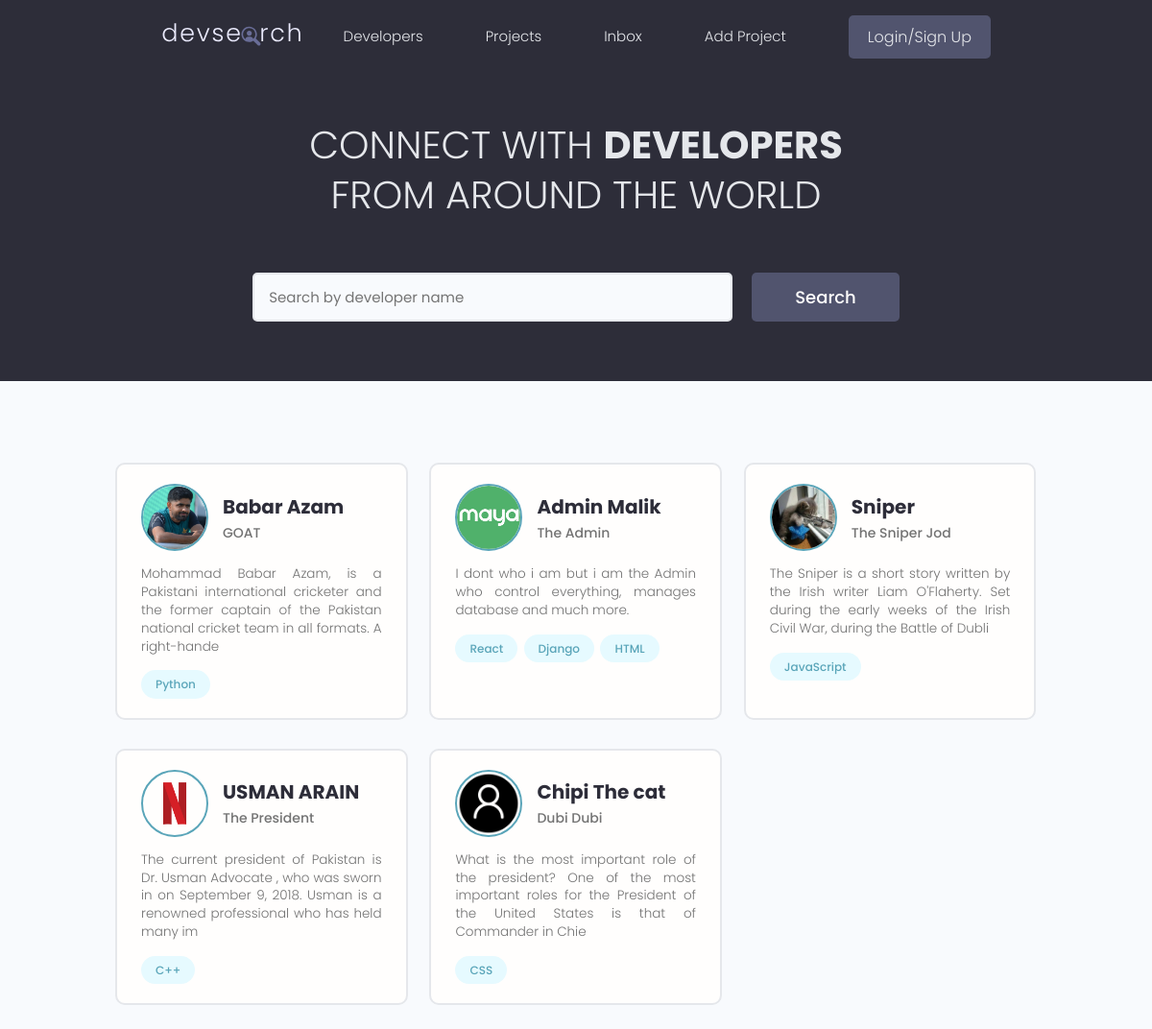
Before: / with the older database file.
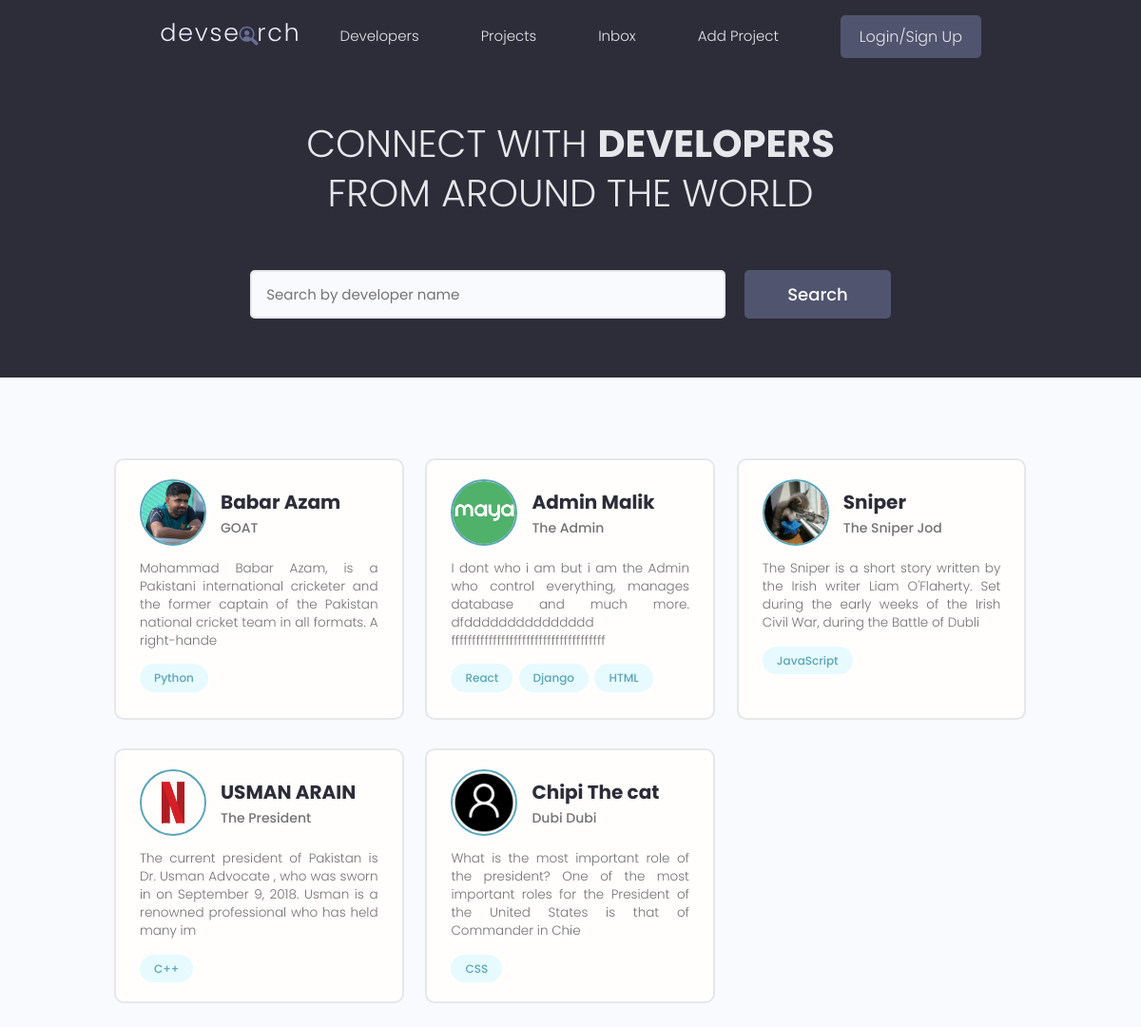
After: the same page with the newer database file.
### users/models.py (models this page shows, shortened)
class Profile(models.Model):
    user = models.OneToOneField(User,on_delete=models.CASCADE,null=True,blank=True)
    name = models.CharField(max_length=200,null=True,blank=True)
    email = models.EmailField(max_length=200,unique = True,null=True,blank=True)
    username = models.CharField(max_length=200,null=True,blank=True)
    headline = models.CharField(max_length=200,null=True,blank=True)
    bio = models.TextField(null=True,blank=True)
    location = models.CharField(max_length=200,null=True,blank=True)
    profile_image = models.ImageField(max_length=200,null=True,blank=True,upload_to='profiles/',default='default_profile.png')
    social_github = models.CharField(max_length=200,null=True,blank=True)
    social_twitter = models.CharField(max_length=200,null=True,blank=True)
    social_linkedin = models.CharField(max_length=200,null=True,blank=True)
    social_youtube = models.CharField(max_length=200,null=True,blank=True)
    social_website = models.CharField(max_length=200,null=True,blank=True)
    created = models.DateTimeField(auto_now_add=True)
    id = models.UUIDField(default=uuid.uuid4,unique=True,primary_key=True,editable=False)

class Skills(models.Model):
    owner = models.ForeignKey(Profile, on_delete=models.CASCADE,null=True,blank=True)
    name = models.CharField(max_length=200,null=True,blank=True)
    description = models.TextField(null=True,blank=True)
    created = models.DateTimeField(auto_now_add=True)
    id = models.UUIDField(default=uuid.uuid4,unique=True,primary_key=True,editable=False)
    def __str__(self):
        return str(self.name)

### users/views.py (the view)
# urls.py: path('', views.profile, name='profiles'),
def profile(request):
    profiles = Profile.objects.all()
    context = {'page' : 'Developers','profiles' : profiles}
    return render(request, 'profiles.html', context)

### users/templates/profiles.html (shortened to what this page needs)
{% extends "base.html" %}
{% block content %}
<main class="home">
    <section class="hero-section text-center">
      <div class="container container--narrow">
        <div class="hero-section__box">
          <h2>CONNECT WITH <span>DEVELOPERS</span></h2>
          <h2>FROM AROUND THE WORLD</h2>
        </div>
        <div class="hero-section__search">
          <form class="form" action="#" method="get">
            <div class="form__field">
              <input class="input input--text" id="formInput#search" type="text" name="text"
                placeholder="Search by developer name" />
            </div>
            <input class="btn btn--sub btn--lg" type="submit" value="Search" />
          </form>
        </div>
      </div>
    </section>
    <section class="devlist">
      <div class="container">
        <div class="grid grid--three">
            {% for profile in profiles %}
          <div class="column card">
            <div class="dev">
              <a href="{% url 'user-profile' profile.id %}" class="card__body">
                <div class="dev__profile">
                  <img class="avatar avatar--md" src="{{ profile.profile_image.url }}" alt="image" />
                  <div class="dev__meta">
                    <h3>{{ profile.name }}</h3>
                    <h5>{{ profile.headline }}</h5>
                  </div>
                </div>
                <p class="dev__info">
                  {{ profile.bio|slice:"150" }}
                </p>
                <div class="dev__skills">
                  {% for skill in profile.skills_set.all %}
                  <span class="tag tag--pill tag--main">
                    <small>{{ skill }}</small>
                  </span>
                  {% endfor %}
                </div>
              </a>
            </div>
          </div>
          {% endfor %}
        </div>
      </div>
    </section>
  </main>
{% endblock content %}

### templates/base.html (shortened to what this page needs)
<!DOCTYPE html>
{% load static %}
<html lang="en">
<head>
  <link rel="stylesheet" href="https://cdn.iconmonstr.com/1.3.0/css/iconmonstr-iconic-font.min.css" />
  <link rel="stylesheet" href="{% static 'uikit/styles/uikit.css' %}" />
  <link rel="stylesheet" href="{% static 'styles/app.css' %}" />
</head>
<body>
{% include "navbar.html" %}
{% block content %}
{% endblock content %}

### templates/navbar.html (shortened to what this page needs)
{% load static %}
<header class="header">
    <div class="container container--narrow">
      <a href="{% url 'profiles' %}" class="header__logo">
        <img src="{% static 'images/logo.svg' %}" alt="DevSearch Logo" />
      </a>
      <nav class="header__nav">
        <ul class="header__menu">
          <li class="header__menuItem"><a href="{% url 'profiles' %}">Developers</a></li>
          <li class="header__menuItem"><a href="{% url 'project' %}">Projects</a></li>
          <li class="header__menuItem"><a href="">Inbox</a></li>
          <li class="header__menuItem"><a href="{% url 'create-project' %}">Add Project</a></li>
          <li class="header__menuItem"><a href="" class="btn btn--sub">Login/Sign Up</a></li>
        </ul>
      </nav>
    </div>
  </header>

### static/styles/app.css (style rules this page uses)
:root { --color-sub: #2d2d39; }
.btn--sub { background-color: var(--color-sub-light); }
.card { border: 2px solid var(--color-light); }
img { width: 100%; }
.header { position: sticky; z-index: 111; background-color: var(--color-sub); padding: 1.5rem 0; }
.header > .container { display: flex; justify-content: space-between; align-items: center; }
.header__logo > img { height: 3.8rem; }
.header__nav > ul { display: inline-flex; align-items: center; list-style: none; gap: 6.5rem; }
.header__menuItem > a { color: var(--color-light); font-weight: 300; }
.hero-section { height: 40vh; display: flex; align-items: center; background-color: var(--color-sub); }
.hero-section__box { margin-bottom: 4rem; }
.hero-section__box > h2, .hero-section__box > h2 > span { font-size: 4rem; color: var(--color-light); line-height: 1.3; text-transform: uppercase; }
.hero-section__box > h2 { font-weight: 300; }
.hero-section__box > h2 > span { font-weight: 700; }
.hero-section__search > .form { display: flex; align-items: center; justify-content: center; gap: 2rem; }
.hero-section__search > .form input.input--text { width: 50rem; }
.devlist { margin-top: 8rem; }
.devlist .grid { align-items: stretch; }
.devlist .dev .dev__profile { display: flex; align-items: center; gap: 1.5rem; }
.devlist .dev .dev__meta h3 { color: var(--color-sub); font-size: 2rem; font-weight: 700; }
.devlist .dev .dev__meta h5 { color: var(--color-text); font-size: 1.4rem; font-weight: 500; }
.devlist .dev .dev__info { margin: 1.5rem 0; font-size: 1.35rem; line-height: 1.4; text-align: justify; }

### static/uikit/styles/modules/_variables.css (style rules this page uses)
:root { --color-main: #5aa5b9; --color-main-light: #e6faff; --color-sub: #3f4156; --color-sub-light: #51546e; --color-sub-lighter: #ededfd; --color-text: #737373; --color-gray: #8b8b8b; --color-light: #e5e7eb; --color-light-gray: #767676; --color-bg: #f8fafd; --color-white: #fffefd; --color-white-light: #f3f3f3; --color-success: #359e64; --color-success-bg: #def8e8; --color-error: #fc4b0b; --color-error-bg: #fff2ee; --font-base: 'Poppins', arial, helvetica, 'Segoe UI', roboto, ubuntu, sans-serif; --font-monospace: 'Fira Code', 'Courier New', courier, monospace; --font-regular: 300; --font-medium: 500; --font-bold: 700; --generic-shadow: 1px 1px 5px #00000010; --generic-transition: all 0.3s ease-in-out; }

### static/uikit/styles/modules/_base.css (style rules this page uses)
* { margin: 0; padding: 0; box-sizing: border-box; text-rendering: optimizeLegibility; color: inherit; font-size: inherit; }
html { font-size: 50%; }
@media only screen and (min-width: 480px) { html { font-size: 56.25%; } }
@media only screen and (min-width: 1200px) { html { font-size: 62.5%; } }
body { line-height: 1.6; font-weight: 400; font-size: 1.5rem; color: var(--color-text); background-color: var(--color-bg); min-height: 100vh; }

### static/uikit/styles/modules/_typography.css (style rules this page uses)
* { font-family: var(--font-base); }
h2 { font-size: 3.6rem; font-weight: var(--font-bold); }
h3 { font-size: 3.2rem; font-weight: var(--font-medium); }
h5 { font-size: 2.4rem; font-weight: var(--font-medium); }
h5, h6 { font-weight: var(--font-regular); }
p, span, strong { font-size: 1.6rem; color: var(--color-text); font-weight: var(--font-regular); }
a { padding-bottom: 2px; text-decoration: none; display: inline-block; color: var(--color-main); font-weight: var(--font-medium); }

### static/uikit/styles/modules/_utilities.css (style rules this page uses)
.container { width: 92%; max-width: 165rem; margin: 0 auto; box-sizing: border-box; }
.container--narrow { width: 92%; max-width: 120rem; }
@media screen and (min-width: 1000px) { .container { width: 90%; } }
@media screen and (min-width: 1000px) { .container--narrow { width: 85%; } }
@media screen and (min-width: 1200px) { .container { width: 80%; } }
@media screen and (min-width: 1200px) { .container--narrow { width: 72%; } }
.text-center { text-align: center; }

### static/uikit/styles/modules/_avatar.css (style rules this page uses)
.avatar { border-radius: 50%; border: 2px solid var(--color-main); object-fit: cover; }
.avatar--md { height: 7rem; width: 7rem; }

### static/uikit/styles/modules/_button.css (style rules this page uses)
.btn { display: inline-block; position: relative; cursor: pointer; background-color: var(--color-light); font-weight: var(--font-medium); color: var(--color-sub); text-decoration: none; padding: 1rem 2rem; border-radius: 0.5rem; border: none; width: -webkit-fit-content; width: -moz-fit-content; width: fit-content; height: -webkit-fit-content; height: -moz-fit-content; height: fit-content; font-size: 1.6rem; outline-width: 0; outline-color: transparent; -webkit-backface-visibility: hidden; backface-visibility: hidden; transition: all 0.3s ease-in-out; }
.btn--sub { background-color: var(--color-sub); color: var(--color-white); }
.btn--lg { font-size: 1.8rem; padding: 1.2rem 4.5rem; }

Changed rows visible on the page:
changed Profile "Admin Malik": bio "I dont who i am but i am the Admin who control everything, manages database and much more." → "I dont who i am but i am the Admin who control everything, manages database and much more. dfddddddddddddddd fffffffffffffffffffffffffffffffffffff"
